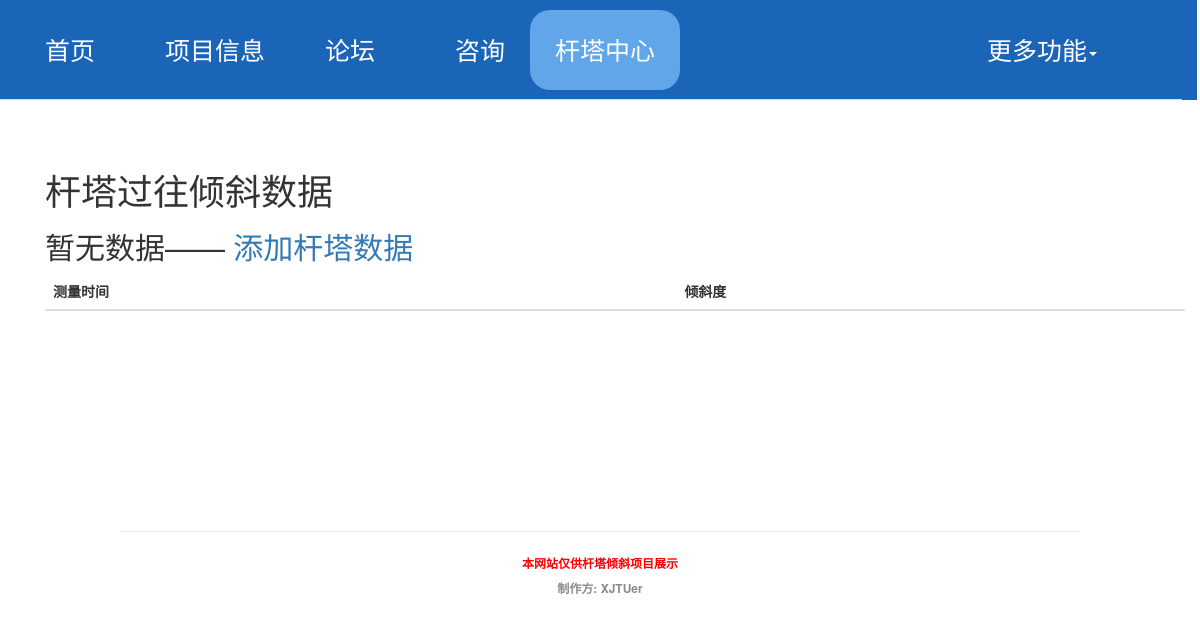
/towerDetail1, run on an earlier commit of the app's database.
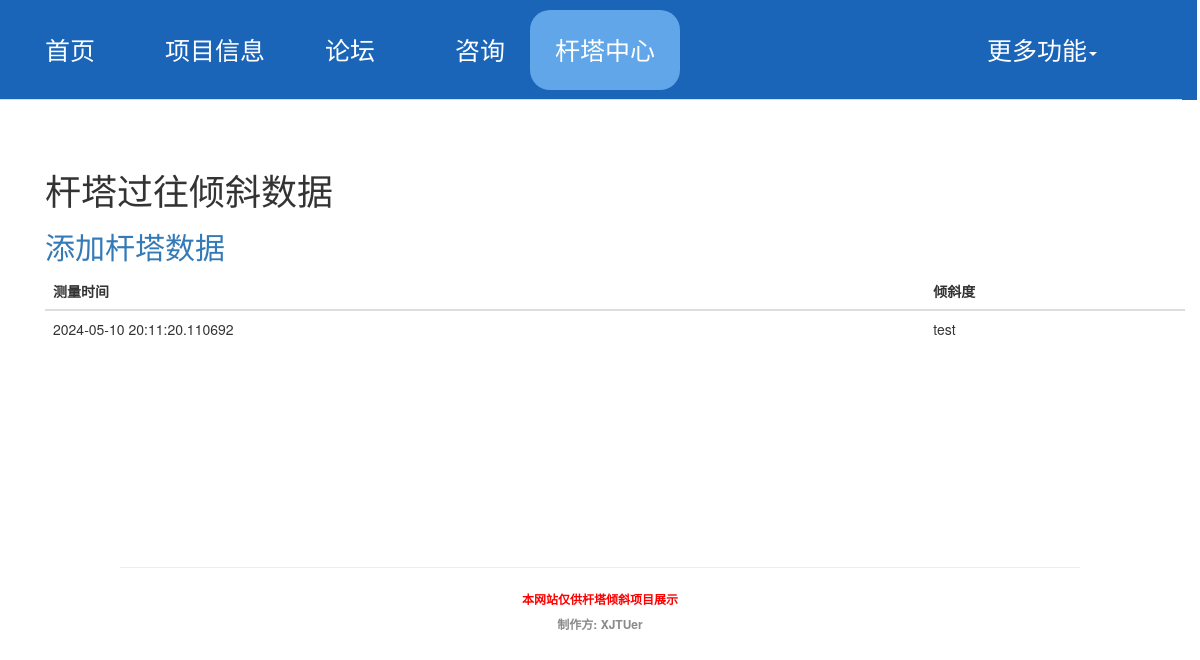
And on a later commit of the database.
### appdir/models.py (models this page shows)
class TiltRecord(db.Model):
    id = db.Column(db.Integer, primary_key=True)
    datetime = db.Column(db.DateTime)
    towerId = db.Column(db.Integer, db.ForeignKey('tower.id'))
    towerUpperE = db.Column(db.String(100), index=True)
    towerUpperS = db.Column(db.String(100), index=True)
    towerUpperW = db.Column(db.String(100), index=True)
    towerUpperN = db.Column(db.String(100), index=True)
    towerBottomE = db.Column(db.String(100), index=True)
    towerBottomS = db.Column(db.String(100), index=True)
    towerBottomW = db.Column(db.String(100), index=True)
    towerBottomN = db.Column(db.String(100), index=True)
    towerTilt = db.Column(db.String(100), index=True)

### appdir/routes.py (the view)
@app.route('/towerDetail<towerId>', methods=['GET', 'POST'])
def towerDetail(towerId):
    tower = Tower.query.filter(Tower.id == towerId).first()
    if not tower:
        tower = []
    towerTilt = getTowerInfoById(towerId)
    if not towerTilt:
        towerTilt = []
    return render_template('TowerTiltCenter/towerDetail.html',
                           tower=tower,
                           towerTilt=towerTilt)

### appdir/utils/util.py (called while the page is built)
def getTowerInfoById(towerId):
    towers = TiltRecord.query.filter(TiltRecord.id == towerId)
    data = []
    for t in towers:
        data.append({
            'id': t.id,
            'datetime': t.datetime,
            'towerId': t.towerId,
            'towerUpperE': t.towerUpperE,
            'towerUpperS': t.towerUpperS,
            'towerUpperW': t.towerUpperW,
            'towerUpperN': t.towerUpperN,
            'towerBottomE': t.towerBottomE,
            'towerBottomS': t.towerBottomS,
            'towerBottomW': t.towerBottomW,
            'towerBottomN': t.towerBottomN,
            'towerTilt': t.towerTilt
        })
        return data

### appdir/templates/TowerTiltCenter/towerDetail.html (shortened to what this page needs)
{% extends 'base.html' %}
{% block content %}
<div class="container" style="margin-top:150px">
    <div class="row clearfix">
        <div class="col-md-12 column">
            <div class="container">
                <h1>杆塔过往倾斜数据 </h1>
                <h2>{% if not towerTilt%}暂无数据——{% endif %}
                    <a href="/towerTiltForm{{tower.id}}">添加杆塔数据</a></h2>
                <table class="table">
                    <thead>
                    <tr>
                        <th>测量时间</th>
                        <th>倾斜度</th>
                    </tr>
                    </thead>
                    <tbody>
                    {% for item in towerTilt %}
                    <tr>
                        <td>{{ item.datetime }}</td>
                        <td>{{ item.towerTilt }}</td>
                    </tr>
                    {% endfor %}
                    </tbody>
                </table>
            </div>
        </div>
    </div>
</div>
{% endblock %}

What changed in the data, as far as the page shows it:
added TiltRecord: datetime "2024-05-10 20:11:20.110692", towerTilt "test"
Also different on the page:
text no longer shown: "暂无数据——"
